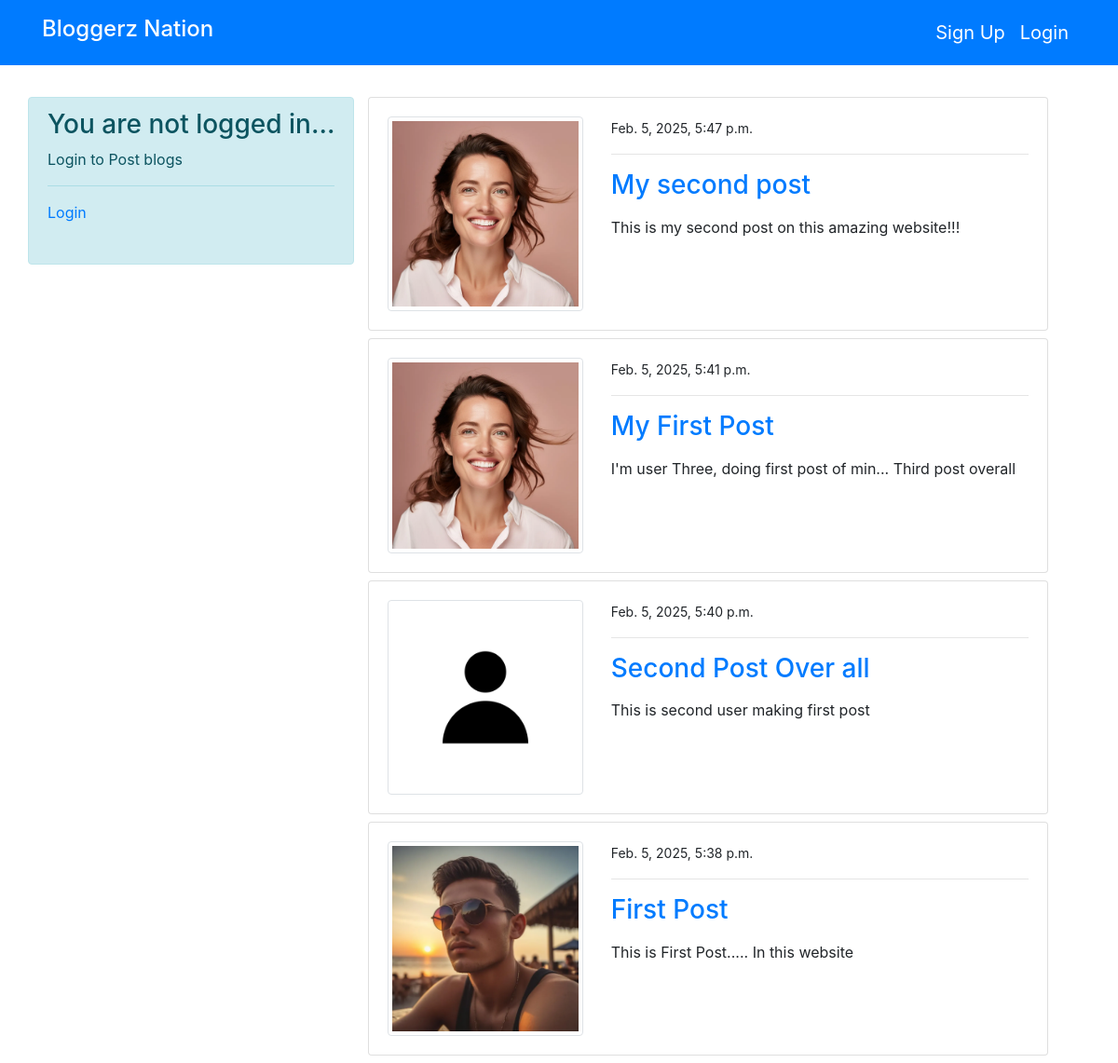
The page / on the database its author committed.
### blog/models.py (models this page shows, shortened)
class PostModel(models.Model):
    title = models.CharField(max_length=100)
    content = models.TextField()
    author = models.ForeignKey(User, on_delete=models.CASCADE)
    date_created = models.DateTimeField(auto_now_add=True)
    class Meta:
        ordering = ('-date_created',)

### users/models.py (models this page shows, shortened)
class ProfileModel(models.Model):
    user = models.OneToOneField(User, on_delete=models.CASCADE) # There is only one User for every username
    image = models.ImageField(default='/default.jpg', upload_to='profile',  # Default picture will be used if user didn't give picture
                              validators=[FileExtensionValidator(['png', 'jpg'])])

### blog/views.py (the view)
# urls.py: path('', views.index, name='blog-index'),
def index(request):
    posts = PostModel.objects.all()
    if request.method == 'POST':
        form = PostModelForm(request.POST)
        if form.is_valid():
            instance = form.save(commit=False)
            instance.author = request.user
            instance.save()
            return redirect('blog-index')
    else:
        form = PostModelForm()
    context = {
        'posts': posts,
        'form' : form
    }
    return render(request, 'blog/index.html', context)

### templates/blog/index.html (shortened to what this page needs)
<!DOCTYPE html>
{% extends 'partials/base.html' %}
{% load crispy_forms_tags %}
{% block content %}
<div class="container">
    <div class="row mt-5 pt-5">
        {% if request.user.is_authenticated %}
        <div class="col-md-4">
            <div class="card my-2">
                <div class="card-body">
                    <h3>Make Post</h3>
                    <hr>
                    <form method="POST">
                        {% csrf_token %}
                        {{ form|crispy }}
                        <input class="btn btn-primary btn-block" type="submit" value="Post">
                    </form>
                </div>
            </div>
        </div>
        {% else %}
        <div class="alert alert-info my-2" style="height: 180px;" >
            <h3>You are not logged in...</h3>
            Login to Post blogs
            <hr>
            <a href="{% url 'users-login' %}">Login</a>
        </div>
        {% endif %}
        <div class="col-md-8">
            {% for post in posts %}
            <div class="card my-2">
                <div class="card-body">
                    <div class="row">
                        <div class="col-md-4">
                            <img class="img-thumbnail" src="{{ post.author.profilemodel.image.url }}" alt="image">
                        </div>
                        <div class="col-md-8">
                            <small> {{post.date_created}} </small>
                            <hr>
                            <a class="h3" href="{% url 'blog-post-detail' post.id %}"> {{post.title}} </a>
                            <p class="text-justify my-3"> {{post.content}} </p>
                        </div>
                    </div>
                </div>
            </div>
            {% endfor %}
        </div>
    </div>
</div>
{% endblock %}

### templates/partials/base.html (shortened to what this page needs)
<!doctype html>
{% load static %}
<html lang="en">
  <head>
    <link rel="stylesheet" href="https://cdn.jsdelivr.net/npm/bootstrap@4.6.2/dist/css/bootstrap.min.css">
  </head>
  <body>
    {% include 'partials/nav.html' %}
    {% block content %}{% endblock %}
  </body>
</html>

### templates/partials/nav.html (shortened to what this page needs)
<!DOCTYPE html>
<nav class="navbar navbar-expand-lg navbar-primary bg-primary fixed-top">
    <div class="container">
      {% if request.user.is_authenticated %}
      <a class="navbar-brand text-white" href="{% url 'blog-index' %}" style="font-size: 1.5rem;" >Bloggerz Nation</a>
      <button class="navbar-toggler" type="button" data-toggle="collapse" data-target="#navbarSupportedContent" aria-controls="navbarSupportedContent" aria-expanded="false" aria-label="Toggle navigation">
        <span class="navbar-toggler-icon"></span>
      </button>
        <div class="collapse navbar-collapse" id="navbarSupportedContent">
          <ul class="navbar-nav ml-auto">
            <li class="nav-item active">
              <a class="nav-link text-white" href="{% url 'blog-my-posts' %}" style="font-size: 1.25rem;" >My Posts <span class="sr-only">(current)</span></a>
            </li>
            <li class="nav-item active">
              <a class="nav-link text-white" href="{% url 'users-profile' %}" style="font-size: 1.25rem;">Profile <span class="sr-only">(current)</span></a>
            </li>
            <li class="nav-item">
              <a class="nav-link text-white" href="{% url 'users-logout' %}" style="font-size: 1.25rem;">Logout</a>
            </li>
          </ul>
          {% else %}
          <a class="navbar-brand text-white h2" href="{% url 'blog-index' %}" style="font-size: 1.5rem;">Bloggerz Nation</a>
          <ul class="navbar-nav ml-auto">
            <li class="nav-item active">
              <a class="nav-link text-white" href="{% url 'users-sign-up' %}" style="font-size: 1.25rem;">Sign Up <span class="sr-only">(current)</span></a>
            </li>
            <li class="nav-item">
              <a class="nav-link text-white" href="{% url 'users-login' %}" style="font-size: 1.25rem;">Login</a>
            </li>
          </ul>
          {% endif %}
        </div>
</nav>

### rows shown on the page
PostModel: author.profilemodel.image (picture), date_created "Feb. 5, 2025, 5:47 p.m.", title "My second post", content "This is my second post on this amazing website!!!"
PostModel: author.profilemodel.image (picture), date_created "Feb. 5, 2025, 5:41 p.m.", title "My First Post", content "I'm user Three, doing first post of min... Third post overall"
PostModel: author.profilemodel.image (placeholder picture), date_created "Feb. 5, 2025, 5:40 p.m.", title "Second Post Over all", content "This is second user making first post"
PostModel: author.profilemodel.image (picture), date_created "Feb. 5, 2025, 5:38 p.m.", title "First Post", content "This is First Post..... In this website"
